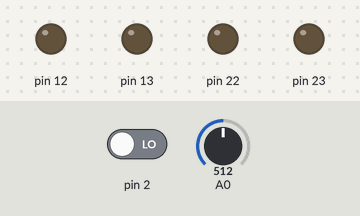
Recording of a sketch running on a simulated Arduino Uno, built with avr-gcc and run on an emulated ATmega328P. Parts: output pins drawn as LEDs (lit = HIGH). Inputs (shaded band) come from the test bench; at power-on: pin 2 LOW, A0 = 512. Random numbers use the default seed unless the sketch sets one.

Above: at 1.2 s.
1.3 s: pin 2 driven HIGH
At 4.4 s:
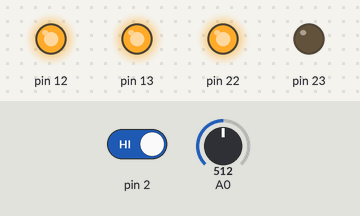
Timing chart, 0 to 5.9 s (numbered marks = the images above; inputs shaded):
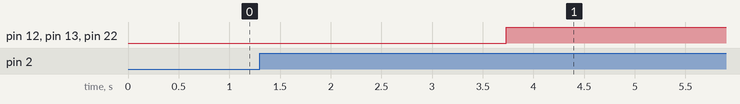

The sketch:

final.ino
```cpp
//CPE 301 Final Project
//Tyler Carrolls

#include <RTClib.h>

RTC_DS1307 rtc;


#define RDA 0x80
#define TBE 0x20

volatile unsigned char *myTCCR1A = (unsigned char *) 0x80;
volatile unsigned char *myTCCR1B = (unsigned char *) 0x81;
volatile unsigned char *myTCCR1C = (unsigned char *) 0x82;
volatile unsigned char *myTIMSK1 = (unsigned char *) 0x6F;
volatile unsigned int  *myTCNT1  = (unsigned  int *) 0x84;
volatile unsigned char *myTIFR1 =  (unsigned char *) 0x36;

volatile unsigned char *myUCSR0A = (unsigned char *)0x00C0;
volatile unsigned char *myUCSR0B = (unsigned char *)0x00C1;
volatile unsigned char *myUCSR0C = (unsigned char *)0x00C2;
volatile unsigned int  *myUBRR0  = (unsigned int *) 0x00C4;
volatile unsigned char *myUDR0   = (unsigned char *)0x00C6;

volatile unsigned char* my_ADMUX = (unsigned char*) 0x7C;
volatile unsigned char* my_ADCSRB = (unsigned char*) 0x7B;
volatile unsigned char* my_ADCSRA = (unsigned char*) 0x7A;
volatile unsigned int* my_ADC_DATA = (unsigned int*) 0x78;

unsigned char* ddr_b = (unsigned char*) 0x24;
unsigned char* port_b = (unsigned char*) 0x25;
unsigned char* ddr_h = (unsigned char*) 0x101;
unsigned char* port_h = (unsigned char*) 0x102;
volatile unsigned char* pin_g = (unsigned char*) 0x32;
volatile unsigned char* ddr_g = (unsigned char*) 0x33;
volatile unsigned char* port_g = (unsigned char*) 0x34;

volatile unsigned char* pin_a = (unsigned char*) 0x20;
volatile unsigned char* ddr_a = (unsigned char*) 0x21;
volatile unsigned char* port_a = (unsigned char*) 0x22;

volatile unsigned char* pin_e = (unsigned char*) 0x2C;
volatile unsigned char* ddr_e = (unsigned char*) 0x2D;
volatile unsigned char* port_e = (unsigned char*) 0x2E;

volatile bool latch = false;

int freq[7] = {440, 494, 523, 587, 659, 698, 784};
int final_freq = 0;
unsigned int ticks = 1000;

volatile bool start = false;

unsigned int test = 0;
volatile bool testBool = false;

int answer_val;

unsigned long previousMillis = 0;
const long interval = 60000;

void setup()
{
  rtc.begin();
  if(rtc.isrunning())
  {
    rtc.adjust(DateTime(F(__DATE__), F(__TIME__)));
  }
  randomSeed(0);
  // setup the UART
  U0init(9600);
  // setup the ADC
  adc_init();

//pin 13
*ddr_b |= 0x01 << 7;
//pin 12
*ddr_b |= 0x01 << 6;
//pin 11
*ddr_b |= 0x01 << 5;
  //pinMode(10, OUTPUT);
  *ddr_b |= 0x01 << 4;
  //pinMode(7, OUTPUT);
  *ddr_h |= 0x01 << 4;
  //pinMode(7, OUTPUT);
  //pinMode(8, OUTPUT);
  *ddr_h |= 0x01 << 5;
  //pinMode(9, OUTPUT);
  *ddr_h |= 0x01 << 6;
// pin 6
  *ddr_h |= 0x01 << 3;

  *ddr_a |= 0x01; //pin 22
  *ddr_a |= 0x02; //pin 23
  *ddr_a |= 0x04; //pin 24

*ddr_e &= ~(0x10);
  *port_e &= ~(0x10); // Pin 2, Start Button
  *ddr_e &= ~(0x20);
  *port_e &= ~(0x20); // Pin 3, Submit Button

  *ddr_g &= ~(0x20);
  *port_g &= ~(0x20); // Pin 4, Latch Button
  //*ddr_e &= ~(0x20);

  attachInterrupt(digitalPinToInterrupt(2),startInterrupt, RISING);
}

void loop()
{
  unsigned int retval = adc_read('0');
  unsigned long currentMillis = millis();
  if(currentMillis - previousMillis >= interval)
  {
    display_log(retval);
    previousMillis = currentMillis;
  }
  if(start)
  {
    if(!testBool || answer_val == 1)
    {
      *port_a &= ~(0x04);
      *port_g &= ~(0x20);
      latch = false;
      getTest();
      testBool = true;
      answer_val = 0;

    }

    *port_a &= ~(0x02);

    light_logic(retval);

    if(!(*pin_e & 0x20) && latch)
    {
      while(!(*pin_e & 0x20))
      {answer_val = submit();}

    }
    else if(!(*pin_e & 0x20) && !latch)
    {
      ERR();
    }
  }
  else
  {
    *port_a |= 0x02;

  }
}

void getTest()
{
  test = random(0, 7);
  ticks = find_ticks(freq[test]);
  for(int i = 0; i < 1000; i++)
  {
    *port_h |= (0x01 << 3);
    my_delay(freq[test]);
    *port_h &= ~(0x01 << 3);
    my_delay(freq[test]);
  }

}

void display_log(unsigned int retval)
{
  U0putstring("Sensor Level: ", 13);
  char numbuffer[4];
    itoa(retval, numbuffer, 10);
    if(retval < 210)
    {
      U0putchar(numbuffer[0]);
    }
    if(retval > 10 && retval < 210)
    {
      U0putchar(numbuffer[1]);
    }
    if(retval > 100 && retval < 210)
    {
      U0putchar(numbuffer[2]);
    }

    if(retval > 210)
    {
      U0putchar('h');
      U0putchar('i');
      U0putchar('g');
      U0putchar('h');
    }

    U0putstring(" at ", 4);
    DateTime now = rtc.now();
    int length = strlen(now.timestamp().c_str());
    U0putstring((unsigned char*)now.timestamp().c_str(), length);

    U0putchar('\n');
}

void startInterrupt()
{
  start = true;
  //U0putchar('s');

}

unsigned int find_ticks(unsigned int x)
{
  if(x == 0)
  {
    return 0;
  }
  float duty = (1.0/x) / 2.0;
  float clock_period = 1.0/16000000;
  return duty / clock_period;
}
//replace '??' With your value
void my_delay(unsigned int freq)
{
  double period;
  // calc period
  if(freq == 0)
  {
    period = 0;
  }
  else
  {
    period = 1.0/double(freq);
  }
   // 50% duty cycle
  double half_period = period/2;
  // clo*port_a |= 0x04;ck period def
  double clk_period = 0.0000000625;
  // calc ticks
  ticks = half_period / clk_period;
  // stop the timer
  //*myTCCR1B &= 0xF8;
  // set the counts
  *myTCNT1 = (unsigned int) (65536 - ticks); //check slide

  * myTCCR1A = 0;
  // start the timer
  * myTCCR1B = 0x01;
  // wait for overflow

  while((*myTIFR1 & 0x01)==0){};

  // stop the timer
  myTCCR1B = 0x00;
  // reset TOV
  *myTIFR1 = 0x01;
}

int submit()
{
  int val = 0;
  ticks = find_ticks(freq[final_freq]);
  *port_h |= (0x01 << 3);
  my_delay(freq[final_freq]);
  *port_h &= ~(0x01 << 3);
  my_delay(freq[final_freq]);

  if(test == final_freq)
  {
    U0putchar('!');
    *port_a |= 0x04;
    val = 1;
  }
  return val;
}

void light_logic(unsigned int retval)
{
  if(!latch)
  {
    *port_a &= ~(0x01);
    if(retval >= 30)
    {
      *port_h |= (0x01 << 4);
      //digitalWrite(7, HIGH);
      final_freq = 1;
    }
    else
    {
      *port_h &= ~(0x01 << 4);
      final_freq = 0;
    }
    if(retval >= 60)
    {
      *port_h |= (0x01 << 5);
      final_freq = 2;
    }
    else
    {
      *port_h &= ~(0x01 << 5);
    }
    if(retval >= 90)
    {
      *port_h |= (0x01 << 6);
      final_freq = 3;
    }
    else
    {
      *port_h &= ~(0x01 << 6);
    }
    if(retval >= 120)
    {
      *port_b |= (0x01 << 4);
      final_freq = 4;
    }
    else
    {
      *port_b &= ~(0x01 << 4);
    }
    if(retval >= 150)
    {
      *port_b |= (0x01 << 5);
      final_freq = 5;
    }
    else
    {
      *port_b &= ~(0x01 << 5);
    }
    if(retval >= 180)
    {
      *port_b |= (0x01 << 6);
      final_freq = 6;
    }
    else
    {
      *port_b &= ~(0x01 << 6);
    }
    if(retval >= 210)
    {
      *port_b |= (0x01 << 7);
      latch = true;
      ERR();
    }
    else
    {
      *port_b &= ~(0x01 << 7);
    }
    if(!(*pin_g & 0x20))
    {
      latch = true;
      while(!(*pin_g & 0x20));
      delay(10);
    }
  }
  else
  {
    *port_a |= 0x01;
    if(!(*pin_g & 0x20))
    {
      latch = false;
      while(!(*pin_g & 0x20));
      delay(10);
    }
  }

}

void ERR()
{
  *port_b |= (0x01 << 7);
  while(*pin_g & 0x20);
  latch = false;
  *port_b &= ~(0x01 << 7);
}

void adc_init() //write your code after each commented line and follow the instruction
{
  // setup the A register
  // set bit 7 to 1 to enable the ADC
  *my_ADCSRA |= 0b10000000;

  // clear bit 5 to 0 to disable the ADC trigger mode
  *my_ADCSRA &= 0b11011111;

  // clear bit 3 to 0 to disable the ADC interrupt
  *my_ADCSRA &= 0b11110111;

  // clear bit 0-2 to 0 to set prescaler selection to slow reading
  *my_ADCSRA &= 0b11111000;

  // setup the B register
  // clear bit 3 to 0 to reset the channel and gain bits
  *my_ADCSRB &= 0b11110111;

  // clear bit 2-0 to 0 to set free running mode
  *my_ADCSRB &= 0b11111000;

  // setup the MUX Register
  // clear bit 7 to 0 for AVCC analog reference
  *my_ADMUX &= 0b01111111;

  // set bit 6 to 1 for AVCC analog reference
  *my_ADMUX |= 0b01000000;

  // clear bit 5 to 0 for right adjust result
  *my_ADMUX &= 0b11011111;

  // clear bit 4-0 to 0 to reset the channel and gain bits
  *my_ADMUX &= 0b11100000;

}

unsigned int adc_read(unsigned char adc_channel_num) //work with channel 0
{
  // clear the channel selection bits (MUX 4:0)
  *my_ADMUX &= 0b11100000;

  // clear the channel selection bits (MUX 5) hint: it's not in the ADMUX register
  *my_ADCSRB &= 0b00000000;

  // set the channel selection bits for channel 0
  *my_ADCSRB |= 0b00000001;

  // set bit 6 of ADCSRA to 1 to start a conversion
  *my_ADCSRA |= 0b01000000;

  // wait for the conversion to complete
  while((*my_ADCSRA & 0x40) != 0);
  // return the result in the ADC data register and format the data based on right justification (check the lecture slide)

  unsigned int val = 0;

  val = (*my_ADC_DATA & 0x03FF);

  return val;
}

void U0init(int U0baud)
{
 unsigned long FCPU = 16000000;
 unsigned int tbaud;
 tbaud = (FCPU / 16 / U0baud - 1);
 // Same as (FCPU / (16 * U0baud)) - 1;
 *myUCSR0A = 0x20;
 *myUCSR0B = 0x18;
 *myUCSR0C = 0x06;
 *myUBRR0  = tbaud;
}
unsigned char U0kbhit()
{
  return *myUCSR0A & RDA;
}
unsigned char U0getchar()
{
  return *myUDR0;
}

void U0putstring(unsigned char* str, unsigned int len)
{
  for(int i = 0; i < len; i++)
  {
    U0putchar(str[i]);
  }
}

void U0putchar(unsigned char U0pdata)
{
  while((*myUCSR0A & TBE)==0);
  *myUDR0 = U0pdata;
}
```

Measured:
- after the input at 1.3 s, pin 12, pin 13, pin 22: LOW → HIGH after 2.4 s
